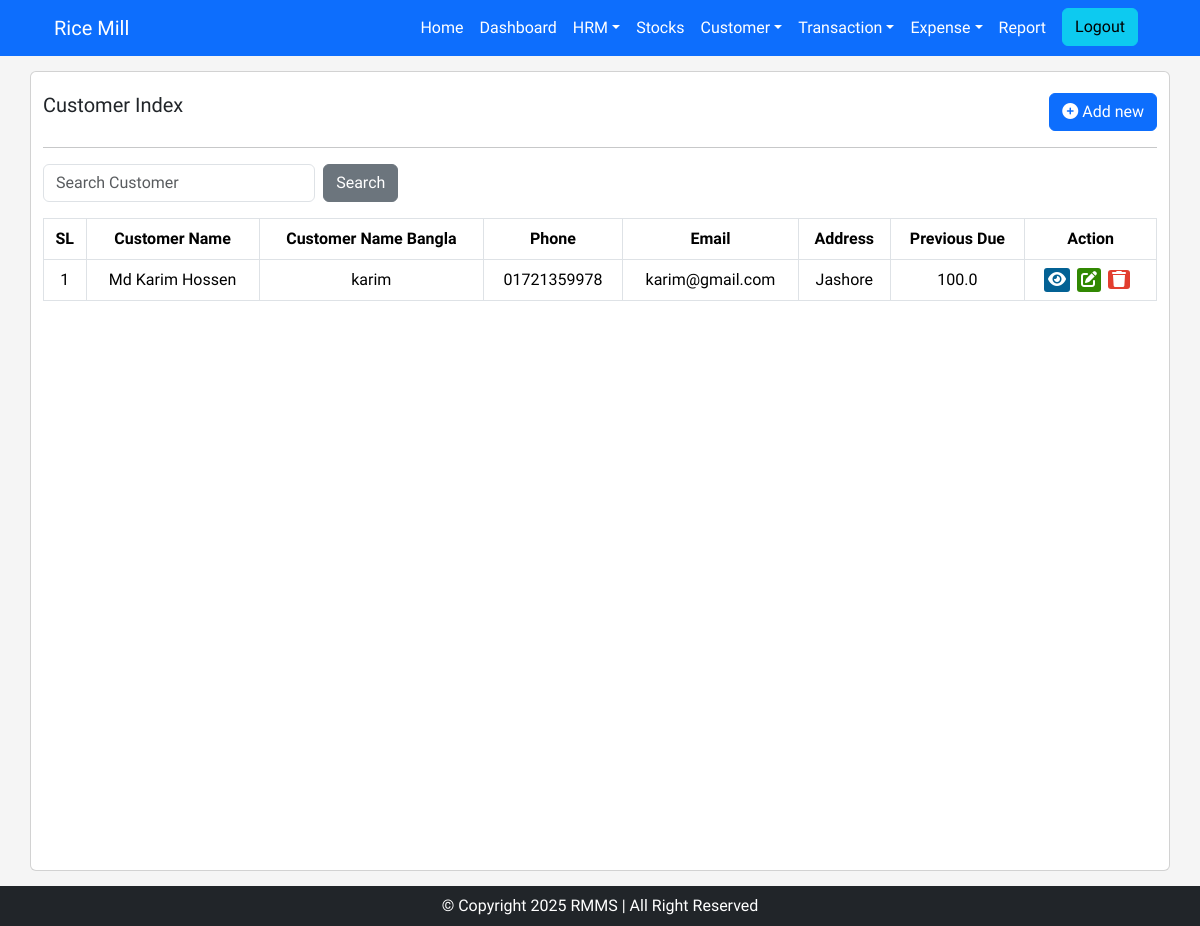
The app's page /ledger/ (signed in) with its own data.
### rice_mill/models.py (models this page shows, shortened)
class Customer(models.Model):
    customer_name = models.CharField(max_length=255)
    customer_name_bn = models.CharField(max_length=255)
    previous_due = models.FloatField()
    phone = models.CharField(max_length=20)
    email = models.EmailField(blank=True, null=True)
    address = models.CharField(max_length=200, blank=True, null=True)
    created_at = models.DateTimeField(auto_now_add=True, blank=True, null=True)
    updated_at = models.DateTimeField(auto_now=True, blank=True, null=True)
    created_by = models.CharField(max_length=200, blank=True, null=True)
    updated_by = models.CharField(max_length=200, blank=True, null=True)

### rice_mill/views.py (the view)
# urls.py: path('ledger/', ledger_page_view, name='ledger'),
@login_required(login_url='login')
def ledger_page_view(request):
    customer_list = Customer.objects.all().order_by('-id')
    page = request.GET.get('page', 1)
    paginator = Paginator(customer_list, 20)
    try:
        customer_list = paginator.page(page)
    except PageNotAnInteger:
        customer_list = paginator.page(1)
    except EmptyPage:
        customer_list = paginator.page(paginator.num_pages)
    context = {
        'customer_list': customer_list
    }
    return render(request, 'pages/customer/index.html', context)

### rice_mill/templates/pages/customer/index.html (shortened to what this page needs)
{% extends "base.html" %}
{% load static %}
{% block content %}
<div class="container base-container card" style="background-color: white; min-height: 100vh;">
    <div class="row mt-3">
        <div class="col-md-6">
            <div class="title-text">
                <h5>Customer Index</h5>
            </div>
        </div>
        <div class="col-md-3"></div>
        <div class="col-md-3">
            <div class="add-new" style="text-align: right;">
                <a href="{% url 'customer_create' %}"><button class="btn btn-primary"><i class="fa-solid fa-circle-plus"></i> Add new</button></a>
            </div>
        </div>
    </div>
    <hr>
    <div class="row mb-3">
        <div class="col-md-4">
            <div class="search">
                <form class="d-flex">
                    <input class="form-control me-sm-2" type="search" placeholder="Search Customer">
                    <button class="btn btn-secondary my-2 my-sm-0" type="submit">Search</button>
                </form>
            </div>
        </div>
        <div class="col-md-8"></div>
    </div>
    <div class="row">
        <div class="tables table-responsive" id="deptList">
            <table class="table table-hover table-bordered">
                <thead>
                  <tr>
                    <th class="text-center">SL</th>
                    <th class="text-center">Customer Name</th>
                    <th class="text-center">Customer Name Bangla</th>
                    <th class="text-center">Phone</th>
                    <th class="text-center">Email</th>
                    <th class="text-center">Address</th>
                    <th class="text-center">Previous Due</th>
                    <th class="text-center">Action</th>
                  </tr>
                </thead>
                <tbody>
                    {% if customer_list %}
                    {% for customer in customer_list %}
                    <tr>
                      <td class="text-center">{{forloop.counter}}</td>
                      <td class="text-center">{{customer.customer_name}}</td>
                      <td class="text-center">{{customer.customer_name_bn}}</td>
                      <td class="text-center">{{customer.phone}}</td>
                      <td class="text-center">{{customer.email}}</td>
                      <td class="text-center">{{customer.address}}</td>
                      <td class="text-center">{{customer.previous_due}}</td>
                      <td class="text-center">
                        <ul class="action">
                            <li >
                              <a type="button" href="#" class="eye-click" data-toggle="tooltip" data-placement="top" title="View" >
                                  <i class="fa fa-eye" aria-hidden="true"></i>
                                </a>
                              </li>
                            <li>
                              <a type="button" href="{% url 'customer_update' customer.id %}" class="edit-click" data-toggle="tooltip" data-placement="top" title="Update" >
                                <i class="fa-solid fa-pen-to-square"></i>
                                </a>
                              </li>
                            <li>
                                <a class="delete-click" data-toggle="tooltip" data-placement="top" title="Delete" onclick="SweetDelete(event,this.href)" href="{% url 'customer_delete' customer.id %}">
                                <i class="fa fa-trash" aria-hidden="true"></i>
                                </a>
                            </li>
                        </ul>
                      </td>
                    </tr>
                    {% endfor %}
                    {% else %}
                    <tr>
                        <td colspan="8" class="text-center">Data not found</td>
                    </tr>
                    {% endif %}
                </tbody>
            </table>
        </div>
    </div>
</div>
{% endblock %}

### rice_mill/static/css/styles.css (style rules this page uses)
* { font-family: "News Cycle", sans-serif; margin: 0; padding: 0; }
.base-container { padding: 5px 20px; margin-top: 15px; margin-bottom: 15px; border-radius: 5px; }
ul.action { list-style: none; margin: 0px; padding: 0px; display: inline-flex; }
ul.action li { margin-right: 7px; }
ul.action li a i { color: white; }
a.edit-click { background: #318802; padding: 0px 4px; border-radius: 3px; }
a.eye-click { background: #036194; padding: 0px 4px; border-radius: 3px; }
a.delete-click { background: #e23e2f; padding: 0px 4px; border-radius: 3px; }
.container.base-container.card { min-height: 100vh; }

### records on screen
Customer: customer_name "Md Karim Hossen", customer_name_bn "karim", phone "01721359978", email "karim@gmail.com", address "Jashore", previous_due "100.0"
